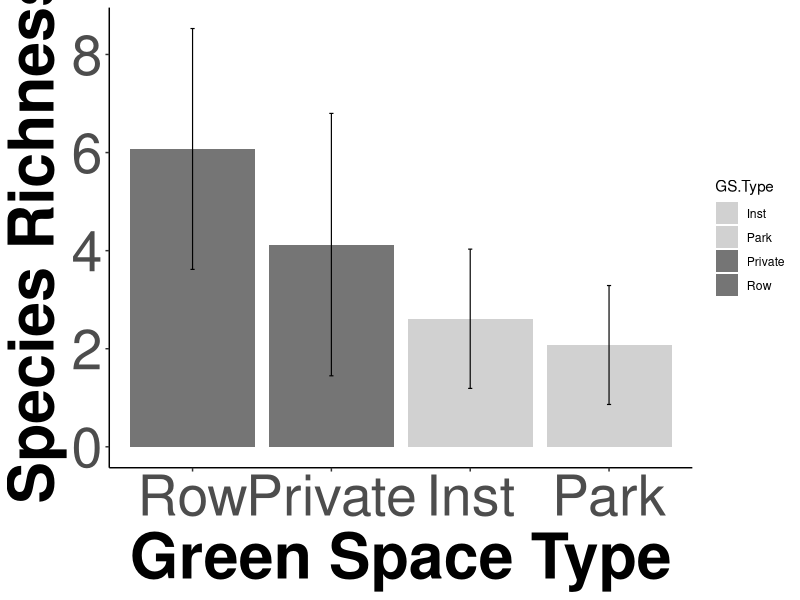
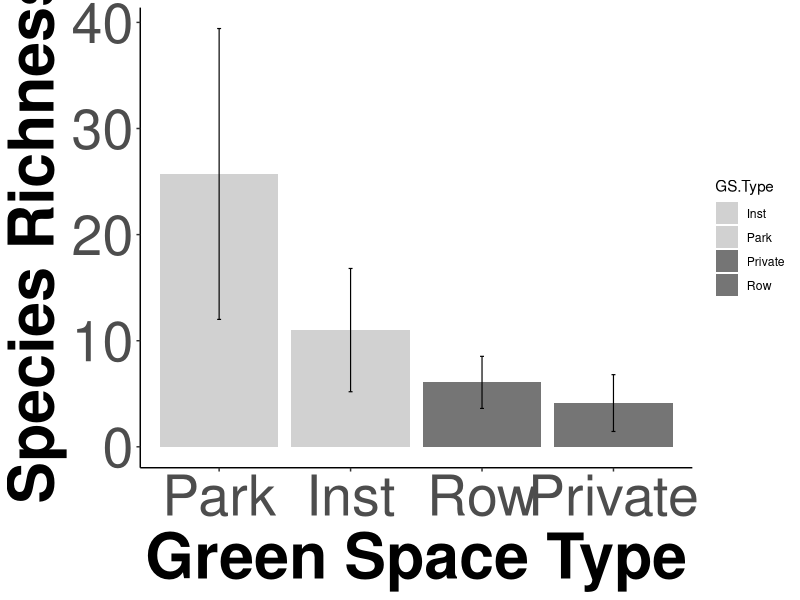

Recreate these plots in R, in order.
#### Load Packages
Packages.7 <- c("plyr", "ggplot2", "dplyr","ggthemes", "tidyr")
lapply(Packages.7, library, character.only = TRUE)

#### Plotting Scale (Site vs. Parcel) Differences in Tree Richness
meta.sum<- read.csv("LMM_META_FINAL.csv")

###Site-scale matrices and plotting
#calculate site-scale species richness and standard error
library(dplyr)
sr.gs.type <- meta.sum %>%
  group_by(GS.Type) %>%
  summarise(
    sd = sd(SR),
    S.R = mean(SR))
sr.gs.type<- as.data.frame(sr.gs.type)

####Figure
##creating axis labels
scale.labs<- labs(x= "Green Space Type", y= "Species Richness")
#creating colour table
colour.table.site<- tibble(
  GS.Type= c("Inst", "Park", "Private", "Row"),
  Colour= c("gray82", "gray82","gray46", "gray46"))

#plot commands
site.scale.bar<- ggplot(sr.gs.type, aes(x= reorder(GS.Type, -S.R), y=S.R, fill= GS.Type))
site.scale.bar+ geom_bar(stat = 'identity', position = position_dodge(width=0.9)) + 
  geom_errorbar(data = sr.gs.type, mapping= aes(x= GS.Type, y= S.R, ymin= S.R - sd, ymax= S.R + sd), size= 0.4, width= 0.03) + 
  scale.labs + theme_classic() + scale_fill_manual(values= colour.table.site$Colour) + 
  theme(axis.title = element_text(face= "bold", size= 45), axis.text.x = element_text(size= 40), axis.text.y = element_text(size= 40))

###Parcel-scale matrices and plotting
#read in institutional data
in.data<- read.csv("Clean_Inst_Cu.csv")
#create table with species abundances sorted by site code
wide.in<- table(in.data$Species.Code., in.data$Site.Code.)
wide.in<- as.data.frame(wide.in)
wide.in<- spread(wide.in, "Var1", "Freq")

#Calculate species richness per parcel (per institution)
in.r<-ddply(wide.in,~Var2,function(x) {
  data.frame(RICHNESS=sum(x[-1]>0))
})
in.r

#read in park data
park.data<- read.csv("Clean_Park_Cu.csv")
#create table with species abundances sorted by site code
wide.park<- table(park.data$Species.Code, park.data$Site.Code)
wide.park<- as.data.frame(wide.park)
wide.park<- spread(wide.park, "Var1", "Freq")

park.r<-ddply(wide.park,~Var2,function(x) {
  data.frame(RICHNESS=sum(x[-1]>0))
})

####For Plotting
#calculate park means and standard deviation for plotting
park.mean<-mean(park.r$RICHNESS) 
park.sd<-sd(park.r$RICHNESS)

##Creating a dataframe with parcel data
parcel.means<- data.frame(mean(in.r$RICHNESS))
parcel.means$sd<- sd(in.r$RICHNESS)
parcel.means[nrow(parcel.means) +1,] = c(park.mean, as.numeric(park.sd))
parcel.means$GS.Type<- c("Inst", "Park")
parcel.means$sd<- as.numeric(parcel.means$sd)
parcel.means
colnames(parcel.means)<- c("SR", "sd", "GS.Type")

#Subset Private and Institutional means from matrix
Pr.Row.Parcel.Means<-sr.gs.type[-c(1,2), ]
colnames(Pr.Row.Parcel.Means)<- c("GS.Type", "sd", "SR")

#add new rows with private and institutional data
parcel.means<-parcel.means %>% add_row(SR= 4.123596, sd= 2.674884, GS.Type= "Private")
parcel.means<-parcel.means %>% add_row(SR= 6.073394, sd= 2.455932, GS.Type= "Row")

#Creating axis labels
parcel.labs<- labs(x= "Green Space Type", y= "Species Richness")
#Adding colour scale for bars
colour.table.parcel<- tibble(
  GS.Type= c("Inst", "Park", "Private", "Row"),
  Colour= c("gray82", "gray82", "gray46", "gray46"))

#plotting
parcel.scale.bar<-  ggplot(parcel.means, aes(x= reorder(GS.Type, -SR), y= SR, fill= GS.Type))
parcel.scale.bar + geom_bar(stat = 'identity') + 
  geom_errorbar(data= parcel.means, mapping= aes(x= GS.Type, y= SR, ymin= SR - sd, ymax= SR + sd), size= 0.4, width= 0.03) + 
  theme_classic() + parcel.labs + scale_fill_manual(values= colour.table.parcel$Colour)+ 
  theme(axis.title = element_text(face= "bold", size= 45), axis.text.x = element_text(size= 40), axis.text.y = element_text(size= 40))

